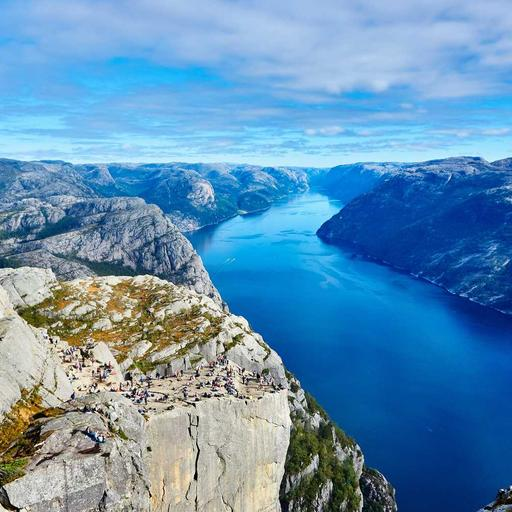
#> input picture scripts/a.jpg, 512 x 512 px
$ python blend_images.py
#> lines starting #> are read from the running program, lines starting #| are printed output that depends on the picture
#!/usr/bin/env python3
"""Apply blend modes to two real photos and verify the symmetry identities
hold on actual pixels, then render a contact sheet."""
import numpy as np
from PIL import Image

A = np.asarray(Image.open("a.jpg").convert("RGB").resize((512, 512)), float)  # top  / layer L
B = np.asarray(Image.open("b.jpg").convert("RGB").resize((512, 512)), float)  # bottom / base B
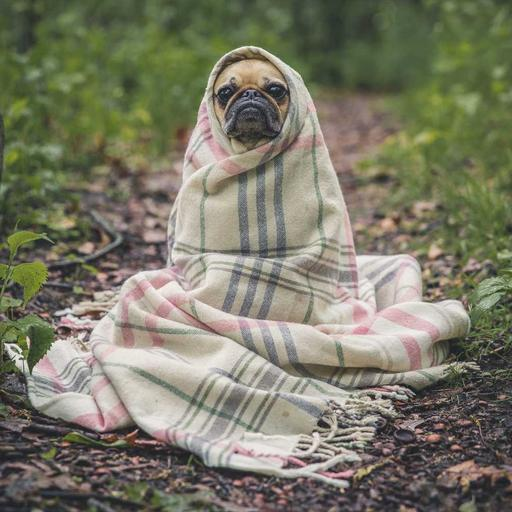
#> input picture scripts/b.jpg, 512 x 512 px

def c(v): return np.clip(v, 0, 255)

# Modes as f(B, L): B = base/bottom, L = layer/top  (Nathan's convention)
multiply  = lambda B, L: B * L / 255
screen    = lambda B, L: 255 - (255 - B) * (255 - L) / 255
darken    = lambda B, L: np.minimum(B, L)
lighten   = lambda B, L: np.maximum(B, L)
add       = lambda B, L: np.minimum(255, B + L)
subtract  = lambda B, L: np.maximum(0, B + L - 255)
difference= lambda B, L: np.abs(B - L)
phoenix   = lambda B, L: np.minimum(B, L) - np.maximum(B, L) + 255
negation  = lambda B, L: 255 - np.abs(255 - B - L)
extremity = lambda B, L: np.abs(255 - B - L)
exclusion = lambda B, L: B + L - 2 * B * L / 255
reflect   = lambda B, L: c(np.where(L >= 255, L, B * B / np.maximum(255 - L, 1e-9)))
glow      = lambda B, L: reflect(L, B)
freeze    = lambda B, L: c(np.where(B <= 0, 0, 255 - np.minimum(255, (255 - L) ** 2 / np.maximum(B, 1e-9))))
heat      = lambda B, L: freeze(L, B)

# Symmetry operators on a mode function
def DUAL(f): return lambda B, L: 255 - f(255 - B, 255 - L)   # De Morgan / complement dual
def SWAP(f): return lambda B, L: f(L, B)

# The dual pairs the test predicts (lightening end, darkening end)
PAIRS = [
    ("multiply",  "screen",    multiply,  screen),
    ("darken",    "lighten",   darken,    lighten),
    ("subtract",  "add",       subtract,  add),
    ("difference","phoenix",   difference,phoenix),    # <-- Phoenix = DUAL(Difference)
    ("negation",  "extremity", negation,  extremity),
    ("reflect",   "heat",      reflect,   heat),
    ("glow",      "freeze",    glow,      freeze),
]

print(f"{'mode X':12}{'mode Y':12}  max|Y - DUAL(X)| over both photos   verdict")
print("-" * 72)
for nx, ny, fx, fy in PAIRS:
    d = np.max(np.abs(np.round(fy(B, L=A)) - np.round(DUAL(fx)(B, L=A))))
    print(f"{nx:12}{ny:12}  {d:>10.1f} {'(8-bit levels)':<18}  "
          f"{'IDENTICAL' if d <= 1 else 'differ'}")
#> this loop made 7 passes
#| multiply    screen               0.0 (8-bit levels)      IDENTICAL
#| darken      lighten              0.0 (8-bit levels)      IDENTICAL
#| subtract    add                  0.0 (8-bit levels)      IDENTICAL
#| difference  phoenix              0.0 (8-bit levels)      IDENTICAL
#| negation    extremity            0.0 (8-bit levels)      IDENTICAL
#| reflect     heat                 0.0 (8-bit levels)      IDENTICAL
#| glow        freeze               0.0 (8-bit levels)      IDENTICAL

# swap identities
print("\nSWAP checks:")
for nm, f, g in [("reflect->glow", reflect, glow), ("heat->freeze", heat, freeze)]:
    d = np.max(np.abs(np.round(SWAP(f)(B, L=A)) - np.round(g(B, L=A))))
    print(f"  SWAP({nm.split('->')[0]:8}) == {nm.split('->')[1]:8}  max diff = {d:.1f}")
#> this loop made 2 passes
#> d on passes 1 to 2: 0, 0
#|   SWAP(reflect ) == glow      max diff = 0.0
#|   SWAP(heat    ) == freeze    max diff = 0.0

# The one still-unnamed predicted mode: DUAL(exclusion)
dual_excl = DUAL(exclusion)

# ---- Contact sheet ----------------------------------------------------------
def img(arr): return Image.fromarray(c(np.round(arr)).astype(np.uint8))
panels = [("A (top)", A), ("B (bottom)", B)]
for nx, ny, fx, fy in PAIRS:
    panels.append((nx, fx(B, L=A)))
    panels.append((ny + " = DUAL", fy(B, L=A)))
#> after the loop, panels = 16 items
panels.append(("exclusion", exclusion(B, L=A)))
panels.append(("DUAL(exclusion)*NEW", dual_excl(B, L=A)))

from PIL import ImageDraw
cols, cell = 4, 200
rows = (len(panels) + cols - 1) // cols
#> rows = 5
sheet = Image.new("RGB", (cols * cell, rows * (cell + 16)), "white")
#> sheet: PIL image 800x1080 RGB; every value is 255
draw = ImageDraw.Draw(sheet)
for i, (name, arr) in enumerate(panels):
    r, cc = divmod(i, cols)
    sheet.paste(img(arr).resize((cell, cell)), (cc * cell, r * (cell + 16)))
    draw.text((cc * cell + 3, r * (cell + 16) + cell + 2), name, fill="black")
#> this loop made 18 passes
#> (name, r, cc) on passes 1 to 12: ('A (top)', 0, 0), ('B (bottom)', 0, 1), ('multiply', 0, 2), ('screen = DUAL', 0, 3), ('darken', 1, 0), ('lighten = DUAL', 1, 1), ('subtract', 1, 2), ('add = DUAL', 1, 3), ('difference', 2, 0), ('phoenix = DUAL', 2, 1), ('negation', 2, 2), ('extremity = DUAL', 2, 3)
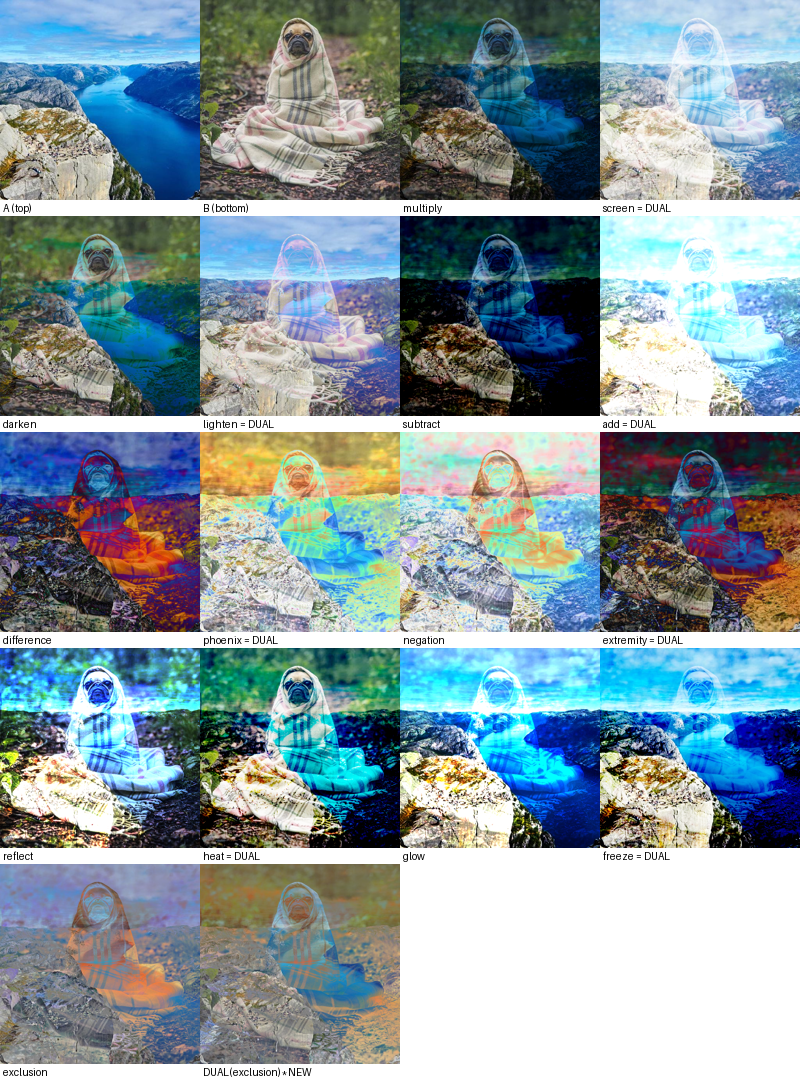
#> sheet: PIL image 800x1080 RGB; mean R, G, B 134.9, 153.1, 159.8
sheet.save("contact_sheet.png")
print("\nWrote contact_sheet.png  ({} panels)".format(len(panels)))
#| Wrote contact_sheet.png  (18 panels)
